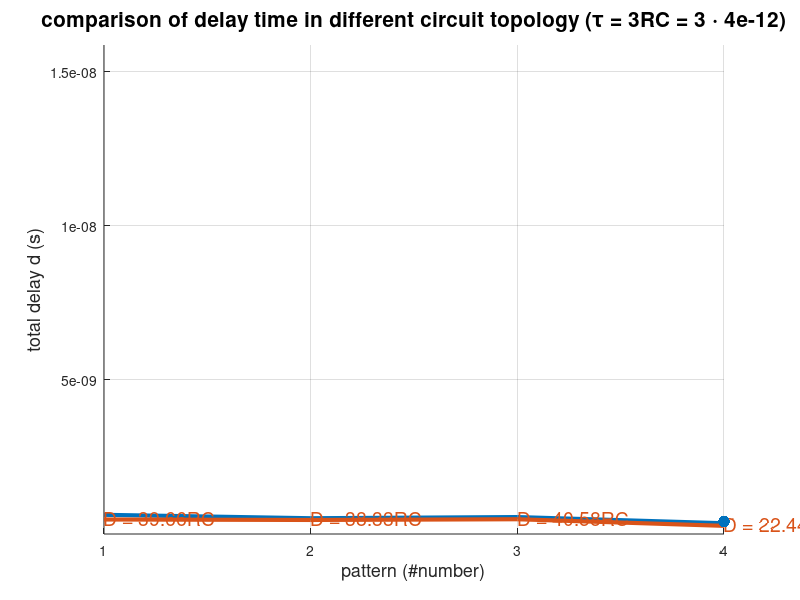

MATLAB code for this plot: (Note: this script raises an error after producing the figure.)
clc, clear, close all
presim = [6.268e-10, 5.159e-10, 5.538e-10, 3.534e-10];
cal_effort = [39.6, 38.33, 40.28, 22.44];
RC_3 = 12e-12;
cal_delay = cal_effort .* RC_3;

x = 1:4;
title('comparison of delay time in different circuit topology (\tau = 3RC = 3 \cdot 4e-12)', 'FontSize',15);
xlabel('pattern (#number)', 'FontSize',13);
ylabel('total delay d (s)', 'FontSize',13);
ylim([1e-10, 10e-10]);
xticks(x); % The tick values are the locations along the x-axis where the tick marks appear.
grid on
hold on

plot(x, presim, 'LineWidth', 3);
plot(x, cal_delay, 'LineWidth', 3);
str = {'D = 39.66RC','D = 38.33RC','D = 40.58RC','D = 22.44RC'};
text(x , cal_delay + 0.5e-10, str, 'Color', '#D95319', 'FontSize', 14)


postsim = 4.111e-10;
scatter(4, postsim, 70, 'filled');

yyaxis right
ylim([0, 100]);
percent_error = 100 * abs(presim - cal_delay)./cal_delay;
plot(x, percent_error, 'LineWidth', 3);

percent_error_postsim = 100 * abs(postsim - cal_delay(4))./cal_delay(4);
scatter(4, percent_error_postsim, 70, 'filled');

ylabel('percentage of error(%)', 'FontSize',13);
legend('presim delay', 'estimated delay', 'postsim', ...
    'presim  delay error', 'postsim delay error', 'FontSize',15);
hold off